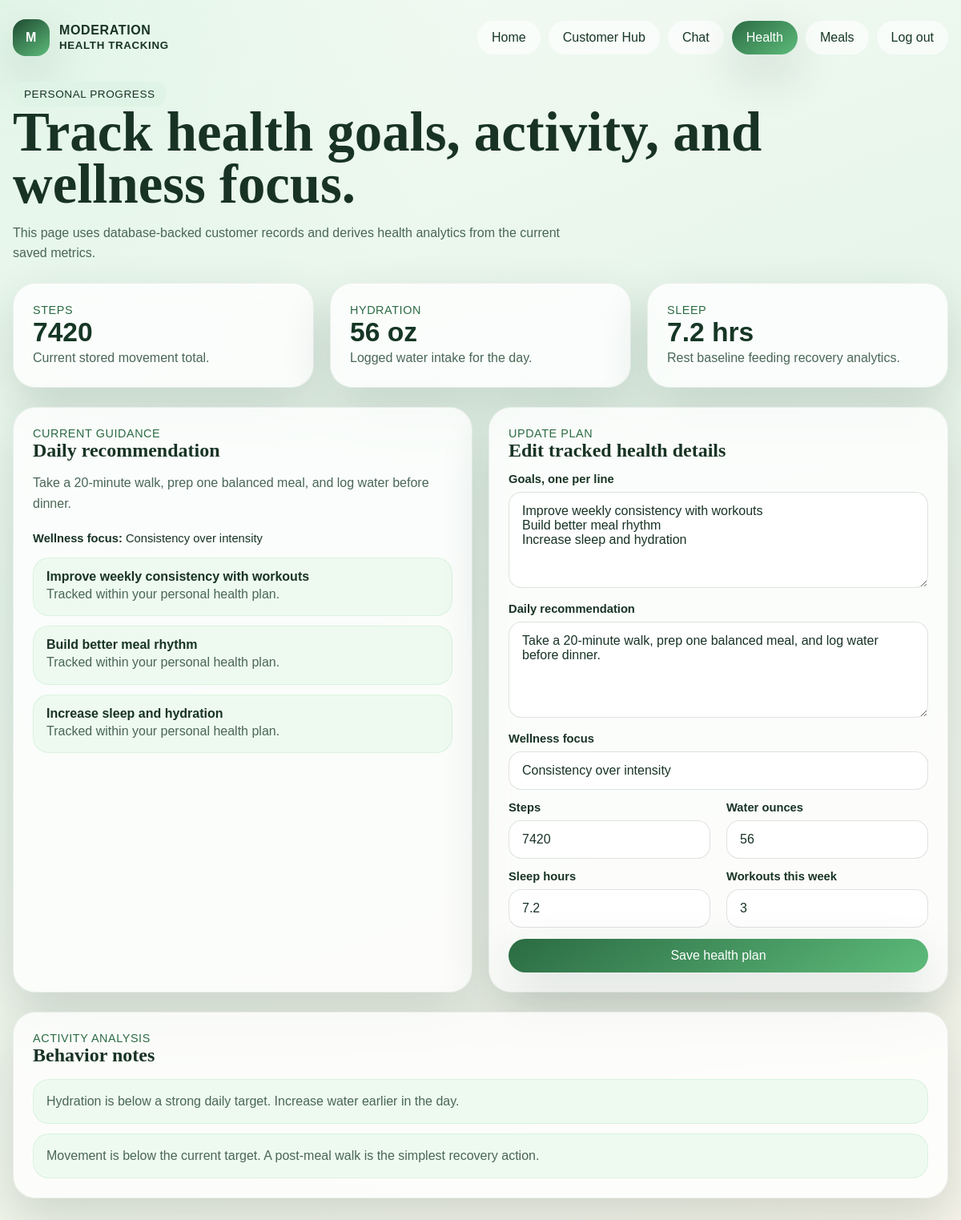
Screenshot of /health/ (signed in) with the database file from the repository.
### core/models.py (models this page shows, shortened)
class HealthProfile(models.Model):
	user = models.OneToOneField(User, on_delete=models.CASCADE, related_name="health_profile")
	daily_recommendation = models.TextField()
	wellness_focus = models.CharField(max_length=255)
	steps = models.PositiveIntegerField(default=0)
	water_oz = models.PositiveIntegerField(default=0)
	sleep_hours = models.DecimalField(max_digits=4, decimal_places=1, default=0)
	workouts_per_week = models.PositiveIntegerField(default=0)
	updated_at = models.DateTimeField(auto_now=True)

class User(AbstractUser):
	class Roles(models.TextChoices):
		CUSTOMER = "customer", "Customer"
		EMPLOYEE = "employee", "Employee"
	email = models.EmailField(unique=True)
	role = models.CharField(max_length=20, choices=Roles.choices, default=Roles.CUSTOMER)

class HealthGoal(models.Model):
	user = models.ForeignKey(User, on_delete=models.CASCADE, related_name="health_goals")
	title = models.CharField(max_length=255)
	sort_order = models.PositiveIntegerField(default=0)
	class Meta:
		ordering = ["sort_order", "id"]

### core/views.py (the view)
# urls.py: path("health/", views.health_view, name="health"),
@customer_required
@require_http_methods(["GET", "POST"])
def health_view(request):
	profile = request.user.health_profile
	if request.method == "POST":
		form = HealthProfileForm(request.POST, instance=profile)
		goals_text = request.POST.get("goals", "")
		if form.is_valid():
			form.save()
			request.user.health_goals.all().delete()
			goals = [line.strip() for line in goals_text.splitlines() if line.strip()]
			for index, title in enumerate(goals):
				HealthGoal.objects.create(user=request.user, title=title, sort_order=index)
			messages.success(request, "Health plan updated.")
			return redirect("health")
	else:
		form = HealthProfileForm(instance=profile)
	analytics = customer_analytics(request.user)
	return render(
		request,
		"core/health.html",
		{
			"form": form,
			"goals_text": "\n".join(request.user.health_goals.values_list("title", flat=True)),
			"analytics": analytics,
			"recommendations": relevant_recommendations(request.user),
			"active_page": "health",
		},
	)

### core/forms.py
class HealthProfileForm(forms.ModelForm):
    class Meta:
        model = HealthProfile
        fields = ["daily_recommendation", "wellness_focus", "steps", "water_oz", "sleep_hours", "workouts_per_week"]
        widgets = {
            "daily_recommendation": forms.Textarea(attrs={"rows": 4}),
        }

### core/services.py (called while the page is built)
def preferred_recommendation_category(user):
    profile = user.health_profile
    if float(profile.sleep_hours) < 7 or profile.water_oz < 64:
        return Recommendation.Categories.WELLNESS
    if profile.steps < 8000 or profile.workouts_per_week < 3:
        return Recommendation.Categories.EXERCISE
    return Recommendation.Categories.DIET

def relevant_recommendations(user, limit=3):
    preferred = preferred_recommendation_category(user)
    primary = list(Recommendation.objects.filter(category=preferred)[:limit])
    if len(primary) < limit:
        remaining = Recommendation.objects.exclude(id__in=[item.id for item in primary])[: limit - len(primary)]
        primary.extend(list(remaining))
    return primary

### core/views.py (called while the page is built)
def customer_required(view_func):
	@wraps(view_func)
	@login_required
	def wrapped(request, *args, **kwargs):
		if request.user.role != User.Roles.CUSTOMER:
			return redirect("employee_dashboard")
		return view_func(request, *args, **kwargs)
	return wrapped

### templates/core/health.html (shortened to what this page needs)
{% extends 'core/base.html' %}
{% block brand_subtitle %}Health Tracking{% endblock %}
{% block content %}
<section class="page-header">
  <span class="eyebrow">Personal progress</span>
  <h1>Track health goals, activity, and wellness focus.</h1>
  <p>
    This page uses database-backed customer records and derives health analytics from the current saved metrics.
  </p>
</section>
<section class="stats-grid">
  <article class="stat">
    <span class="stat-label">Steps</span>
    <strong>{{ analytics.steps }}</strong>
    <p>Current stored movement total.</p>
  </article>
  <article class="stat">
    <span class="stat-label">Hydration</span>
    <strong>{{ analytics.water_oz }} oz</strong>
    <p>Logged water intake for the day.</p>
  </article>
  <article class="stat">
    <span class="stat-label">Sleep</span>
    <strong>{{ analytics.sleep_hours }} hrs</strong>
    <p>Rest baseline feeding recovery analytics.</p>
  </article>
</section>
<section class="grid-2" style="margin-top: 24px;">
  <article class="panel">
    <div class="kicker">Current guidance</div>
    <h2>Daily recommendation</h2>
    <p>{{ request.user.health_profile.daily_recommendation }}</p>
    <div class="footer-note"><strong>Wellness focus:</strong> {{ request.user.health_profile.wellness_focus }}</div>
    <div class="list-stack">
      {% for goal in request.user.health_goals.all %}
        <article class="list-item"><strong>{{ goal.title }}</strong><p>Tracked within your personal health plan.</p></article>
      {% endfor %}
    </div>
  </article>
  <article class="panel">
    <div class="kicker">Update plan</div>
    <h2>Edit tracked health details</h2>
    <form method="post">
      <div>
        <label for="goals">Goals, one per line</label>
        <textarea id="goals" name="goals" required>{{ goals_text }}</textarea>
      </div>
      <div>
        <label for="{{ form.daily_recommendation.id_for_label }}">Daily recommendation</label>
        {{ form.daily_recommendation }}
      </div>
      <div>
        <label for="{{ form.wellness_focus.id_for_label }}">Wellness focus</label>
        {{ form.wellness_focus }}
      </div>
      <div class="grid-2">
        <div>
          <label for="{{ form.steps.id_for_label }}">Steps</label>
          {{ form.steps }}
        </div>
        <div>
          <label for="{{ form.water_oz.id_for_label }}">Water ounces</label>
          {{ form.water_oz }}
        </div>
      </div>
      <div class="grid-2">
        <div>
          <label for="{{ form.sleep_hours.id_for_label }}">Sleep hours</label>
          {{ form.sleep_hours }}
        </div>
        <div>
          <label for="{{ form.workouts_per_week.id_for_label }}">Workouts this week</label>
          {{ form.workouts_per_week }}
        </div>
      </div>
      <button type="submit">Save health plan</button>
    </form>
  </article>
</section>
<section class="panel" style="margin-top: 24px;">
  <div class="kicker">Activity analysis</div>
  <h2>Behavior notes</h2>
  <div class="list-stack">
    {% for insight in analytics.insights %}
      <article class="list-item"><p>{{ insight }}</p></article>
    {% endfor %}
  </div>
</section>
{% endblock %}

### static/css/styles.css (style rules this page uses)
:root { --forest-950: #0f2a1f; --forest-900: #163625; --forest-800: #1e4a31; --forest-700: #2b6b43; --forest-500: #5dbb7a; --mint-100: #dff4e5; --mint-50: #eefaf0; --sand-50: #f8f4ea; --text-900: #183325; --text-700: #4a6658; --white: #ffffff; --shadow: 0 24px 60px rgba(18, 52, 35, 0.16); --radius-lg: 28px; --radius-md: 18px; }
* { box-sizing: border-box; }
body { margin: 0; font-family: "Trebuchet MS", "Gill Sans", sans-serif; color: var(--text-900); background: radial-gradient(circle at top left, rgba(223, 244, 229, 0.9), transparent 30%), linear-gradient(160deg, #f4fbf5 0%, #e7f5ea 38%, #f7f4ea 100%); min-height: 100vh; }
.nav a, .button, button { border: 0; cursor: pointer; border-radius: 999px; padding: 12px 18px; font: inherit; transition: transform 180ms ease, box-shadow 180ms ease, background 180ms ease; }
.button, button, .nav a.active, .static-button { background: linear-gradient(145deg, var(--forest-700), var(--forest-500)); color: var(--white); box-shadow: var(--shadow); }
.hero, .panel, .stat, .message-column, .feature-card, .notice { background: rgba(255, 255, 255, 0.78); backdrop-filter: blur(16px); border: 1px solid rgba(30, 74, 49, 0.08); box-shadow: var(--shadow); }
.eyebrow { display: inline-block; padding: 8px 14px; border-radius: 999px; background: var(--mint-100); color: var(--forest-900); font-size: 0.85rem; letter-spacing: 0.04em; text-transform: uppercase; }
h1, h2, h3 { font-family: Georgia, "Times New Roman", serif; margin: 0 0 14px; }
h1 { font-size: clamp(2.5rem, 6vw, 4.3rem); line-height: 0.95; }
p { margin: 0; color: var(--text-700); line-height: 1.6; }
.grid-2, .grid-3, .stats-grid, .chat-grid { display: grid; gap: 20px; }
.grid-2 { grid-template-columns: repeat(2, minmax(0, 1fr)); }
.grid-3, .stats-grid { grid-template-columns: repeat(3, minmax(0, 1fr)); }
.panel, .feature-card, .message-column, .stat, .notice { border-radius: var(--radius-lg); padding: 24px; }
label { display: block; font-size: 0.92rem; font-weight: 700; margin-bottom: 8px; }
input, textarea, select { width: 100%; border: 1px solid rgba(22, 54, 37, 0.14); border-radius: 16px; padding: 14px 16px; font: inherit; background: rgba(255, 255, 255, 0.82); color: var(--text-900); }
textarea { min-height: 120px; resize: vertical; }
form { display: grid; gap: 14px; }
.feature-card span, .stat-label, .kicker { color: var(--forest-700); font-size: 0.9rem; letter-spacing: 0.04em; text-transform: uppercase; }
.stat strong { display: block; font-size: 2.1rem; color: var(--forest-900); }
.message-stream, .list-stack { display: grid; gap: 12px; margin-top: 16px; }
.message-bubble, .list-item { border-radius: 20px; padding: 14px 16px; background: var(--mint-50); border: 1px solid rgba(93, 187, 122, 0.14); }
.page-header { margin-bottom: 24px; }
.page-header p { max-width: 720px; }
.footer-note { margin-top: 22px; font-size: 0.92rem; }

### rows the page displays
HealthProfile: sleep_hours "7.2", daily_recommendation "Take a 20-minute walk, prep one balanced meal, and log water before dinner.", wellness_focus "Consistency over intensity", steps "7420", water_oz "56", workouts_per_week "3"
User: user.health_profile.daily_recommendation "Take a 20-minute walk, prep one balanced meal, and log water before dinner.", user.health_profile.wellness_focus "Consistency over intensity"
HealthGoal: title "Improve weekly consistency with workouts"
HealthGoal: title "Build better meal rhythm"
HealthGoal: title "Increase sleep and hydration"

### other values shown
{{ analytics.steps }} "7420"
{{ analytics.water_oz }} "56"
{{ insight }} "Hydration is below a strong daily target. Increase water earlier in the day." "Movement is below the current target. A post-meal walk is the simplest recovery action."
